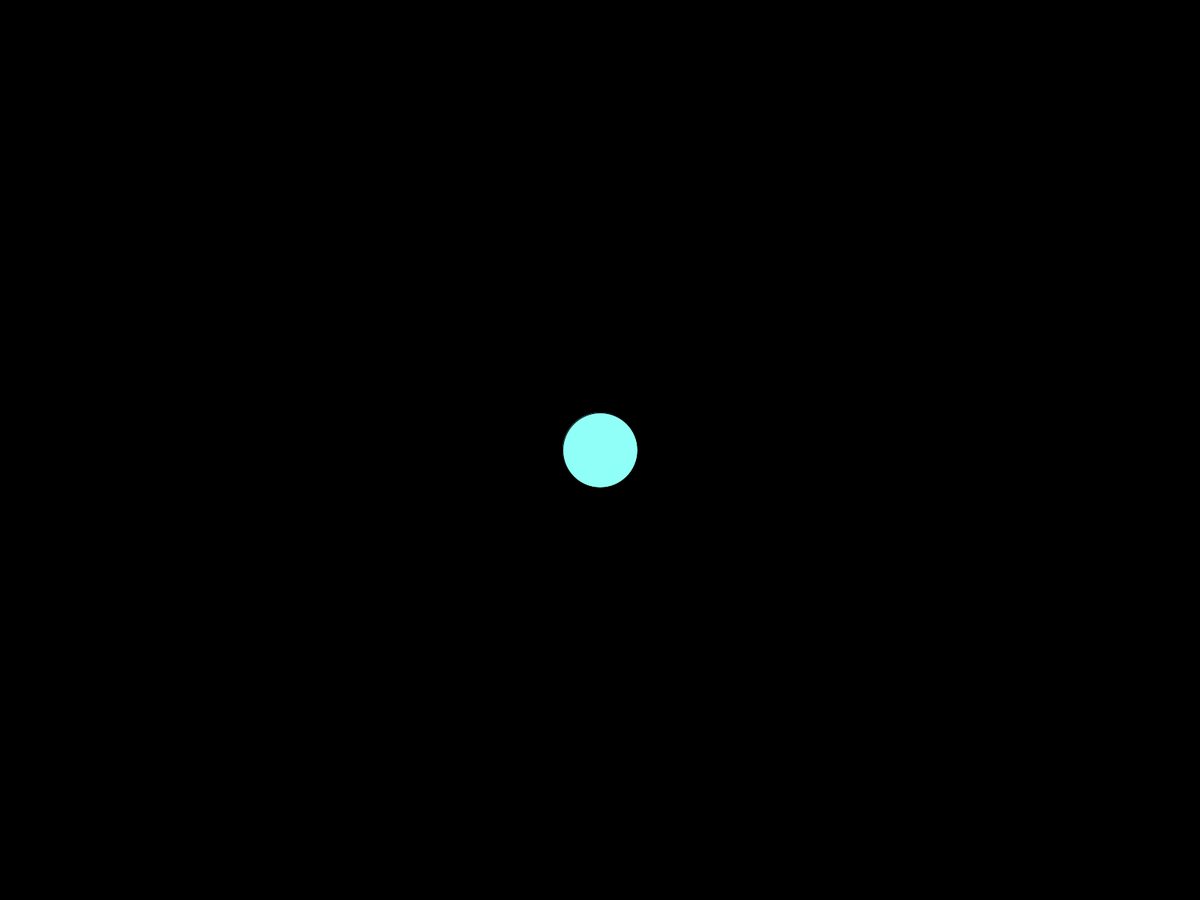
Frame 1 (no input)
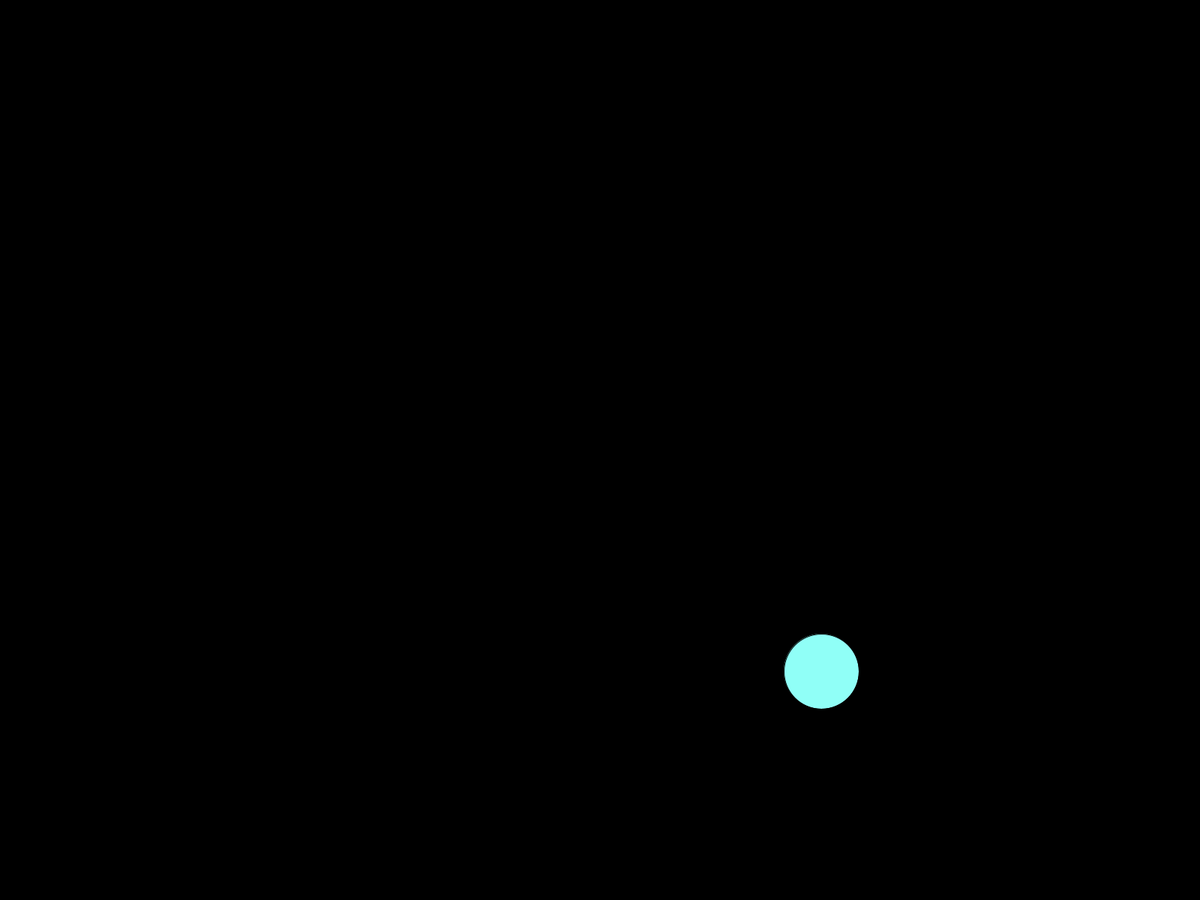
Frame 60 (the mouse pressed at the canvas centre just before this capture)
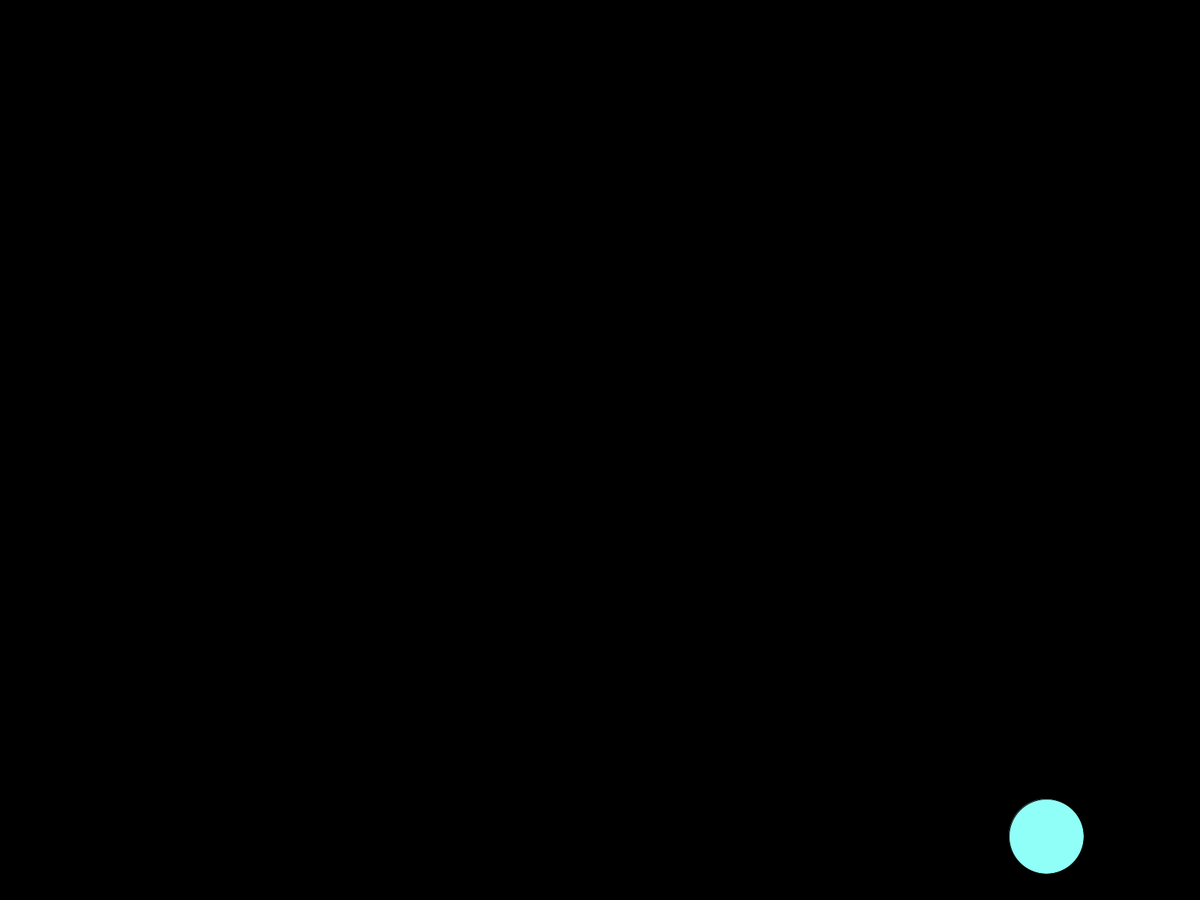
Frame 120 (the mouse held since frame 60 and released just before this capture)

The Processing sketch that drew these frames (run headless with seeded random() and noise(); from frame 60 on, the mouse is pressed at the canvas centre):

// Processing sketch: class_hellark_ball_bounce
// ── class_hellark_ball_bounce.pde
//global variables
public ArrayList <Shape> shapes = new ArrayList <Shape>();
Circle cHex;

void setup(){
  fullScreen();
  //size(500, 300);
 // Rect rHex = new Rect (width*1/4, height*1/4, width*2/4, height*2/4, #FFA2A2);
 // Rect rRGB = new Rect (width*3/5, height*3/5, width*3/5, height*1/5, color(random(255),random(255), random(255)));
  cHex = new Circle(width*1/2, height*1/2, width*1/16, width*1/16, #90FFF7);
  
  shapes.add(cHex);
 // shapes.add(rHex);
//  shapes .add(rRGB);
}

void draw(){
  background(0);
  cHex.draw();
   cHex.step();
   cHex.bounce();
   /*
  for(int i=0; i < shapes.size(); i++){
  shapes.get(i).draw();
  
  }
  cHex.step();
  shapes.get(2).draw();
  */
}

public abstract class Shape{
  float x;
  float y;
  float w;
  float h;
  float xSpeed;
  float ySpeed;
  
  Shape(float xPar, float yPar, float wPar, float hPar){
    this. x = xPar;
    this. y = yPar;
    this. w = wPar;
    this. h = hPar;
    this. xSpeed = 5;
    this. ySpeed = 5;
  }
  
 public abstract void draw();
  
}

public void keyPressed(){
  
  
}

// ── Circle.pde
public class Circle extends Shape{
 color colour;
  Circle(float x,float y,float w,float h, color c){
    super(x, y, w, h);
    this. colour = c;

  }
  
  void step(){
    x += xSpeed;
     y += ySpeed;
    
  }
 void bounce (){
    if (x - w *1/2 < 0 || x + w *1/2 > width) {
    xSpeed *= -1;
  }

  if (y - h *1/2 < 0 || y + h *1/2 > height) {
      ySpeed *= -1;
  } 
  }
  
   void draw(){
   fill(colour);
   ellipse(x, y, w, h);
  }
  
}
